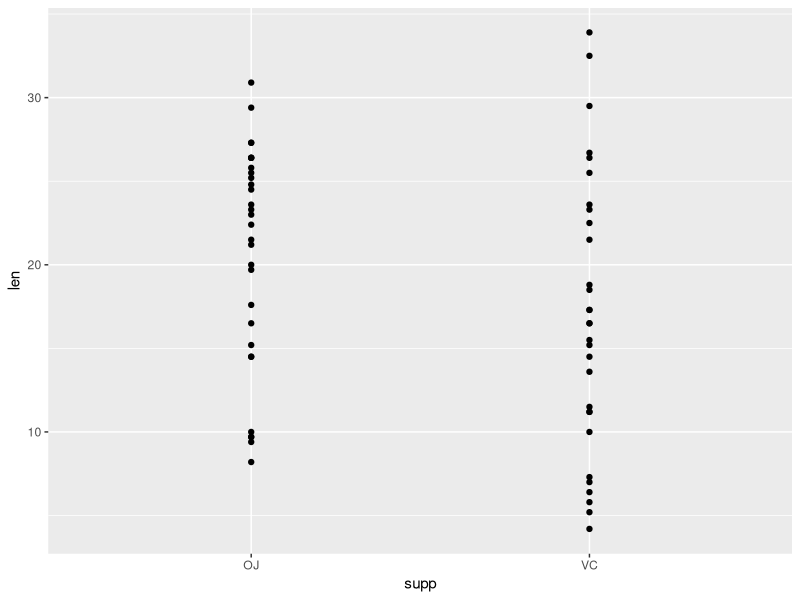
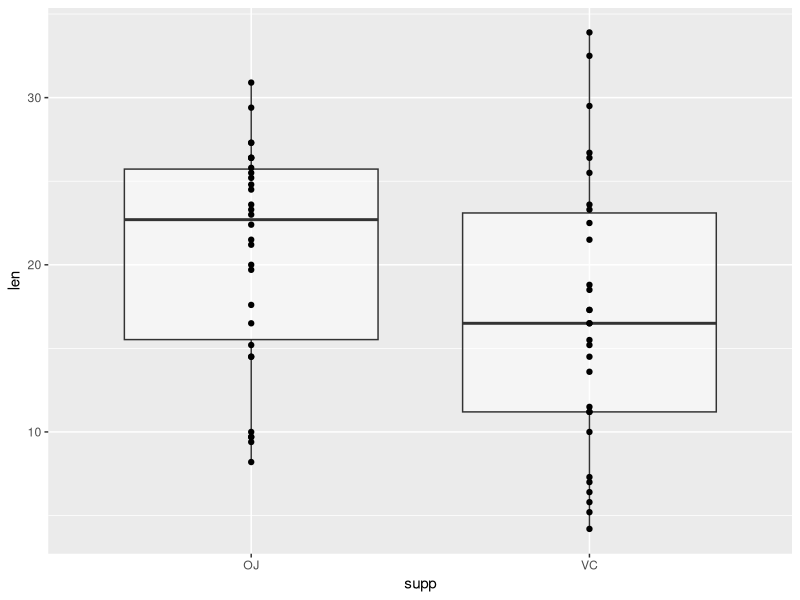
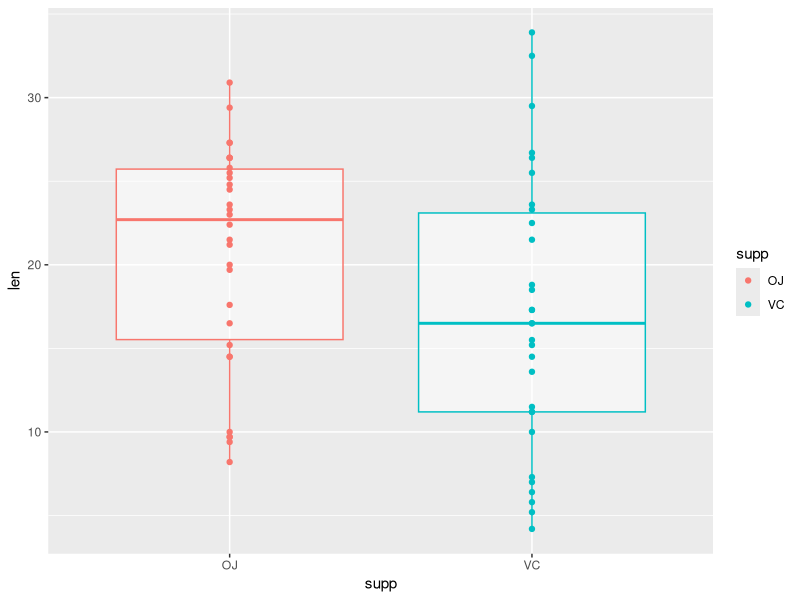
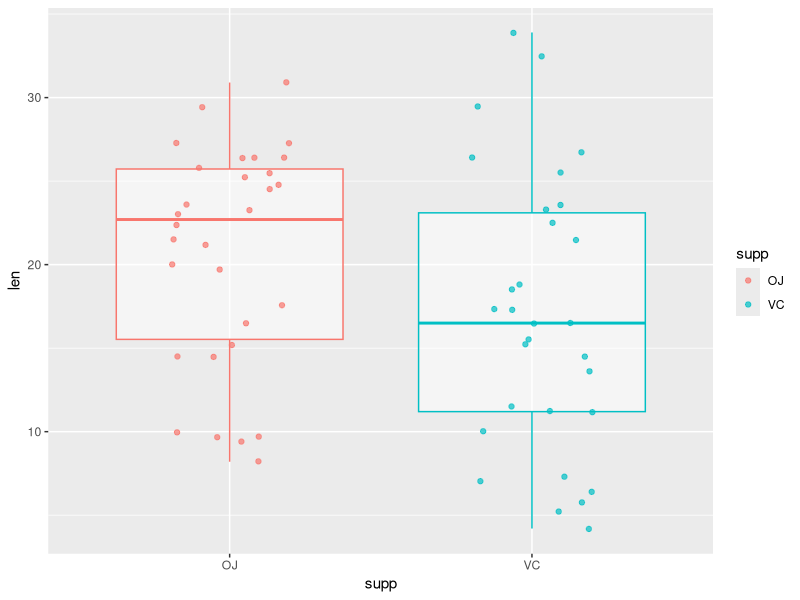
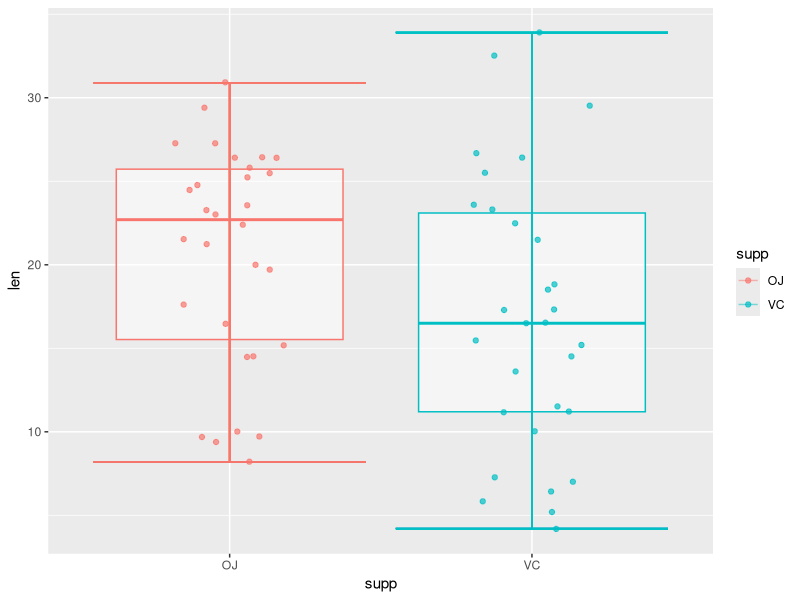
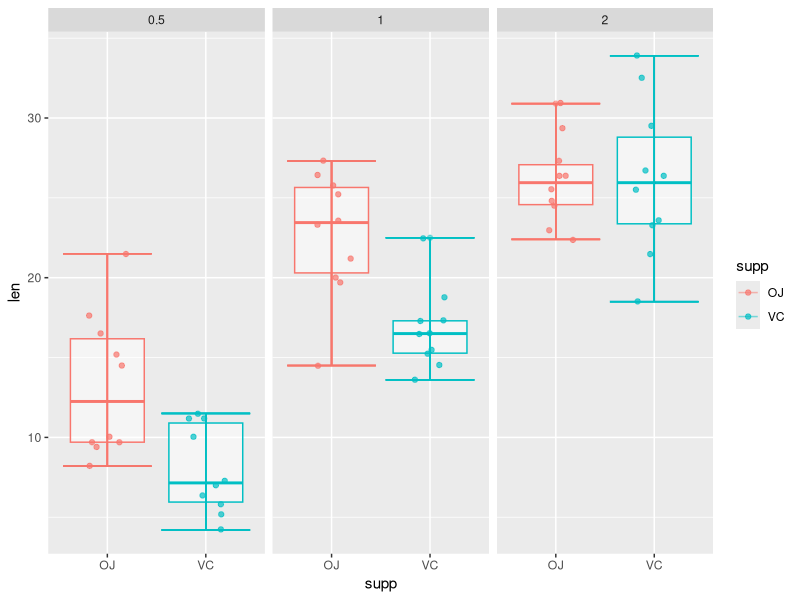
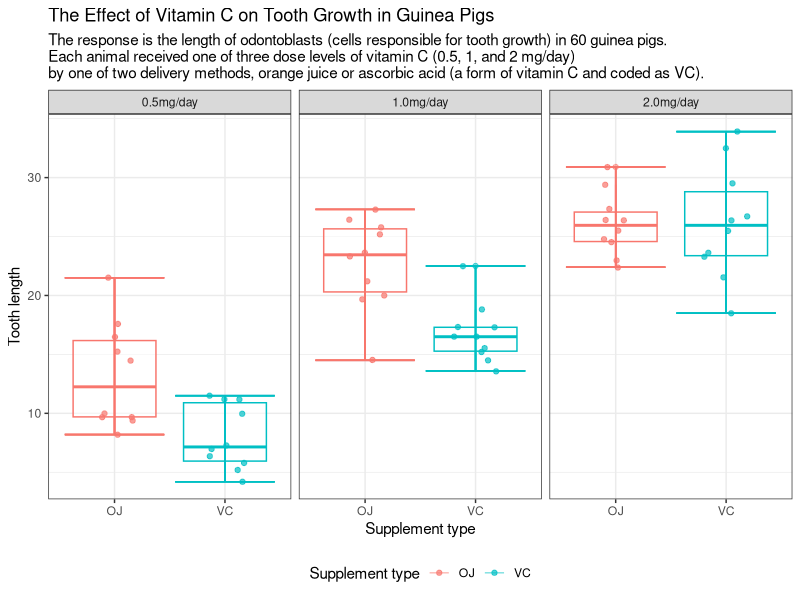

Recreate these plots in R, in order.
## ---- chunk 1
graphics.off()
rm(list = ls())
gc()

## ---- chunk 2
version
## ---- chunk 3
library(tidyverse)

## ---- chunk 4
ToothGrowth |> head()
## ---- chunk 5
ToothGrowth |> class()
## ---- chunk 6
ToothGrowth |> dim()
## ---- chunk 7
df <- ToothGrowth
df |> head()
## ---- chunk 8
df |> 
  ggplot(aes(supp, len)) +
  geom_point()
## ---- chunk 9
df |> 
  ggplot(aes(supp, len)) +
  geom_boxplot(alpha = 0.5) +
  geom_point()
## ---- chunk 10
df |> 
  ggplot(aes(supp, len, color = supp)) +
  geom_boxplot(alpha = 0.5, show.legend = FALSE) +
  geom_point()
## ---- chunk 11
df |> 
  ggplot(aes(supp, len, color = supp)) +
  geom_boxplot(alpha = 0.5, show.legend = FALSE) +
  geom_jitter(alpha = 0.7, width = 0.2)
## ---- chunk 12
df1 <- 
  df |> 
  group_by(supp) |> 
  mutate(min = min(len), max = max(len))
## ---- chunk 13
df1 |> 
  ggplot(aes(supp, len, color = supp)) +
  geom_boxplot(alpha = 0.5, show.legend = FALSE) +
  geom_errorbar(aes(ymin = min, ymax = max), alpha = 0.5) +
  geom_jitter(alpha = 0.7, width = 0.2)

## ---- chunk 14
df2 <- 
  df |> 
  group_by(supp, dose) |> 
  mutate(min = min(len), max = max(len))
## ---- chunk 15
df2 |> 
  ggplot(aes(supp, len, color = supp)) +
  geom_boxplot(alpha = 0.5, show.legend = FALSE) +
  geom_errorbar(aes(ymin = min, ymax = max), alpha = 0.5) +
  geom_jitter(alpha = 0.7, width = 0.2) +
  facet_wrap(vars(dose))

## ---- chunk 16
dose_status <- c("0.5" = "0.5mg/day", "1" = "1.0mg/day", "2" = "2.0mg/day")
## ---- chunk 17
df2 |> 
  ggplot(aes(supp, len, color = supp)) +
  geom_boxplot(alpha = 0.5, show.legend = FALSE) +
  geom_errorbar(aes(ymin = min, ymax = max), alpha = 0.5) +
  geom_jitter(alpha = 0.7, width = 0.2) +
  facet_wrap(vars(dose), labeller = labeller(dose = dose_status)) +
  labs(title = "The Effect of Vitamin C on Tooth Growth in Guinea Pigs",
       subtitle = paste0("The response is the length of odontoblasts (cells responsible for tooth growth) in 60 guinea pigs.","\n", 
                         "Each animal received one of three dose levels of vitamin C (0.5, 1, and 2 mg/day)","\n",
                         "by one of two delivery methods, orange juice or ascorbic acid (a form of vitamin C and coded as VC)."),
       x = "Supplement type", y = "Tooth length", color = "Supplement type") +
  theme_bw() + theme(legend.position = "bottom")
## ---- chunk 18
ggsave("image.png")
